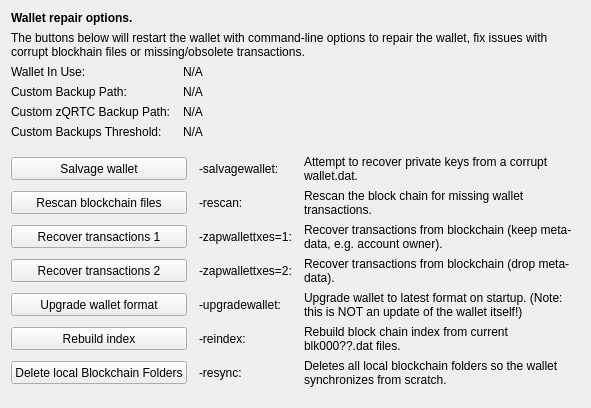
     <widget class="QWidget" name="tab_repair">
      <attribute name="title">
       <string>&amp;Wallet Repair</string>
      </attribute>
      <layout class="QGridLayout" name="gridLayout_4" columnstretch="0,0,0,0">
       <property name="horizontalSpacing">
        <number>12</number>
       </property>
       <item row="0" column="0" colspan="4">
        <widget class="QLabel" name="label_repair_header">
         <property name="font">
          <font>
           <weight>75</weight>
           <bold>true</bold>
          </font>
         </property>
         <property name="text">
          <string>Wallet repair options.</string>
         </property>
        </widget>
       </item>
       <item row="1" column="0" colspan="4">
        <widget class="QLabel" name="label_repair_helptext">
         <property name="font">
          <font>
           <weight>50</weight>
           <bold>false</bold>
          </font>
         </property>
         <property name="text">
          <string>The buttons below will restart the wallet with command-line options to repair the wallet, fix issues with corrupt blockhain files or missing/obsolete transactions.</string>
         </property>
         <property name="wordWrap">
          <bool>true</bool>
         </property>
        </widget>
       </item>
       <item row="2" column="0">
        <widget class="QLabel" name="wallet_path_label">
         <property name="text">
          <string>Wallet In Use:</string>
         </property>
        </widget>
       </item>
       <item row="2" column="1" colspan="3">
        <widget class="QLabel" name="wallet_path">
         <property name="cursor">
          <cursorShape>IBeamCursor</cursorShape>
         </property>
         <property name="text">
          <string>N/A</string>
         </property>
         <property name="textFormat">
          <enum>Qt::PlainText</enum>
         </property>
         <property name="textInteractionFlags">
          <set>Qt::LinksAccessibleByMouse|Qt::TextSelectableByKeyboard|Qt::TextSelectableByMouse</set>
         </property>
        </widget>
       </item>
       <item row="3" column="0">
        <widget class="QLabel" name="wallet_custombackuppath_label">
         <property name="visible">
          <bool>false</bool>
         </property>
         <property name="text">
          <string>Custom Backup Path:</string>
         </property>
        </widget>
       </item>
       <item row="3" column="1" colspan="3">
        <widget class="QLabel" name="wallet_custombackuppath">
         <property name="cursor">
          <cursorShape>IBeamCursor</cursorShape>
         </property>
         <property name="visible">
          <bool>false</bool>
         </property>
         <property name="text">
          <string>N/A</string>
         </property>
         <property name="textFormat">
          <enum>Qt::PlainText</enum>
         </property>
         <property name="textInteractionFlags">
          <set>Qt::LinksAccessibleByMouse|Qt::TextSelectableByKeyboard|Qt::TextSelectableByMouse</set>
         </property>
        </widget>
       </item>
       <item row="4" column="0">
        <widget class="QLabel" name="wallet_customzqrtcbackuppath_label">
         <property name="visible">
          <bool>false</bool>
         </property>
         <property name="text">
          <string>Custom zQRTC Backup Path:</string>
         </property>
        </widget>
       </item>
       <item row="4" column="1" colspan="3">
        <widget class="QLabel" name="wallet_customzqrtcbackuppath">
         <property name="cursor">
          <cursorShape>IBeamCursor</cursorShape>
         </property>
         <property name="visible">
          <bool>false</bool>
         </property>
         <property name="text">
          <string>N/A</string>
         </property>
         <property name="textFormat">
          <enum>Qt::PlainText</enum>
         </property>
         <property name="textInteractionFlags">
          <set>Qt::LinksAccessibleByMouse|Qt::TextSelectableByKeyboard|Qt::TextSelectableByMouse</set>
         </property>
        </widget>
       </item>
       <item row="5" column="0">
        <widget class="QLabel" name="wallet_custombackupthreshold_label">
         <property name="visible">
          <bool>false</bool>
         </property>
         <property name="text">
          <string>Custom Backups Threshold:</string>
         </property>
        </widget>
       </item>
       <item row="5" column="1" colspan="3">
        <widget class="QLabel" name="wallet_custombackupthreshold">
         <property name="cursor">
          <cursorShape>IBeamCursor</cursorShape>
         </property>
         <property name="visible">
          <bool>false</bool>
         </property>
         <property name="text">
          <string>N/A</string>
         </property>
         <property name="textFormat">
          <enum>Qt::PlainText</enum>
         </property>
         <property name="textInteractionFlags">
          <set>Qt::LinksAccessibleByMouse|Qt::TextSelectableByKeyboard|Qt::TextSelectableByMouse</set>
         </property>
        </widget>
       </item>
       <item row="6" column="0">
        <spacer name="verticalSpacer_repair1">
         <property name="orientation">
          <enum>Qt::Vertical</enum>
         </property>
         <property name="sizeHint" stdset="0">
          <size>
           <width>10</width>
           <height>10</height>
          </size>
         </property>
        </spacer>
       </item>
       <item row="7" column="0" colspan="2">
        <widget class="QPushButton" name="btn_salvagewallet">
         <property name="minimumSize">
          <size>
           <width>100</width>
           <height>23</height>
          </size>
         </property>
         <property name="text">
          <string>Salvage wallet</string>
         </property>
        </widget>
       </item>
       <item row="7" column="2">
        <widget class="QLabel" name="label_repair_salvage_command">
         <property name="text">
          <string notr="true">-salvagewallet:</string>
         </property>
        </widget>
       </item>
       <item row="7" column="3">
        <widget class="QLabel" name="label_repair_salvage">
         <property name="text">
          <string>Attempt to recover private keys from a corrupt wallet.dat.</string>
         </property>
         <property name="wordWrap">
          <bool>true</bool>
         </property>
        </widget>
       </item>
       <item row="8" column="0" colspan="2">
        <widget class="QPushButton" name="btn_rescan">
         <property name="minimumSize">
          <size>
           <width>100</width>
           <height>23</height>
          </size>
         </property>
         <property name="text">
          <string>Rescan blockchain files</string>
         </property>
        </widget>
       </item>
       <item row="8" column="2">
        <widget class="QLabel" name="label_repair_rescan_command">
         <property name="text">
          <string notr="true">-rescan:</string>
         </property>
        </widget>
       </item>
       <item row="8" column="3">
        <widget class="QLabel" name="label_repair_rescan">
         <property name="text">
          <string>Rescan the block chain for missing wallet transactions.</string>
         </property>
         <property name="wordWrap">
          <bool>true</bool>
         </property>
        </widget>
       </item>
       <item row="9" column="0" colspan="2">
        <widget class="QPushButton" name="btn_zapwallettxes1">
         <property name="minimumSize">
          <size>
           <width>100</width>
           <height>23</height>
          </size>
         </property>
         <property name="text">
          <string>Recover transactions 1</string>
         </property>
        </widget>
       </item>
       <item row="9" column="2">
        <widget class="QLabel" name="label_repair_zap1_command">
         <property name="text">
          <string notr="true">-zapwallettxes=1:</string>
         </property>
        </widget>
       </item>
       <item row="9" column="3">
        <widget class="QLabel" name="label_repair_zap1">
         <property name="text">
          <string>Recover transactions from blockchain (keep meta-data, e.g. account owner).</string>
         </property>
         <property name="wordWrap">
          <bool>true</bool>
         </property>
        </widget>
       </item>
       <item row="10" column="0" colspan="2">
        <widget class="QPushButton" name="btn_zapwallettxes2">
         <property name="minimumSize">
          <size>
           <width>100</width>
           <height>23</height>
          </size>
         </property>
         <property name="text">
          <string>Recover transactions 2</string>
         </property>
        </widget>
       </item>
       <item row="10" column="2">
        <widget class="QLabel" name="label_repair_zap2_command">
         <property name="text">
          <string notr="true">-zapwallettxes=2:</string>
         </property>
        </widget>
       </item>
       <item row="10" column="3">
        <widget class="QLabel" name="label_repair_zap2">
         <property name="text">
          <string>Recover transactions from blockchain (drop meta-data).</string>
         </property>
         <property name="wordWrap">
          <bool>true</bool>
         </property>
        </widget>
       </item>
       <item row="11" column="0" colspan="2">
        <widget class="QPushButton" name="btn_upgradewallet">
         <property name="minimumSize">
          <size>
           <width>100</width>
           <height>23</height>
          </size>
         </property>
         <property name="text">
          <string>Upgrade wallet format</string>
         </property>
        </widget>
       </item>
       <item row="11" column="2">
        <widget class="QLabel" name="label_repair_upgrade_command">
         <property name="text">
          <string notr="true">-upgradewallet:</string>
         </property>
        </widget>
       </item>
       <item row="11" column="3">
        <widget class="QLabel" name="label_repair_upgrade">
         <property name="text">
          <string>Upgrade wallet to latest format on startup. (Note: this is NOT an update of the wallet itself!)</string>
         </property>
         <property name="wordWrap">
          <bool>true</bool>
         </property>
        </widget>
       </item>
       <item row="12" column="0" colspan="2">
        <widget class="QPushButton" name="btn_reindex">
         <property name="minimumSize">
          <size>
           <width>100</width>
           <height>23</height>
          </size>
         </property>
         <property name="text">
          <string>Rebuild index</string>
         </property>
        </widget>
       </item>
       <item row="12" column="2">
        <widget class="QLabel" name="label_repair_reindex_command">
         <property name="text">
          <string notr="true">-reindex:</string>
         </property>
        </widget>
       </item>
       <item row="12" column="3">
        <widget class="QLabel" name="label_repair_reindex">
         <property name="text">
          <string>Rebuild block chain index from current blk000??.dat files.</string>
         </property>
         <property name="wordWrap">
          <bool>true</bool>
         </property>
        </widget>
       </item>
       <item row="13" column="0" colspan="2">
        <widget class="QPushButton" name="btn_resync">
         <property name="minimumSize">
          <size>
           <width>100</width>
           <height>23</height>
          </size>
         </property>
         <property name="text">
          <string>Delete local Blockchain Folders</string>
         </property>
        </widget>
       </item>
       <item row="13" column="2">
        <widget class="QLabel" name="label_repair_resync_command">
         <property name="text">
          <string>-resync:</string>
         </property>
        </widget>
       </item>
       <item row="13" column="3">
        <widget class="QLabel" name="label_repair_resync">
         <property name="text">
          <string>Deletes all local blockchain folders so the wallet synchronizes from scratch.</string>
         </property>
         <property name="wordWrap">
          <bool>true</bool>
         </property>
        </widget>
       </item>
       <item row="14" column="0">
        <spacer name="verticalSpacer_repair2">
         <property name="orientation">
          <enum>Qt::Vertical</enum>
         </property>
         <property name="sizeHint" stdset="0">
          <size>
           <width>20</width>
           <height>10</height>
          </size>
         </property>
        </spacer>
       </item>
      </layout>
     </widget>
